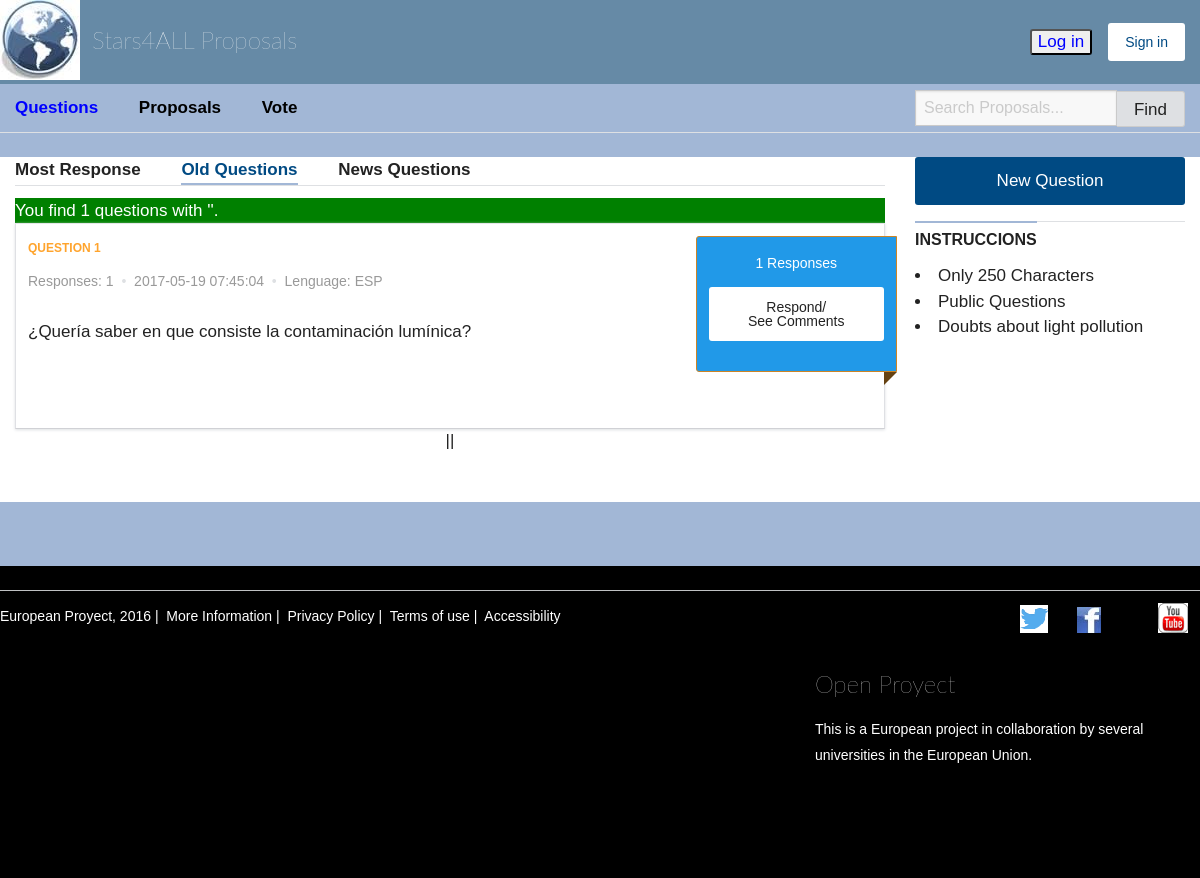
The page /QuestBusc.php on the database its author committed.
### tables this page shows
CREATE TABLE `preguntas` (
  `Id_Pregunta` int(11) NOT NULL,
  `Cuerpo_Pregunta` varchar(250) NOT NULL,
  `Idioma` char(3) NOT NULL,
  `N_Respuestas` int(11) NOT NULL DEFAULT '0',
  `Fecha_Creacion` timestamp NOT NULL DEFAULT CURRENT_TIMESTAMP
);

### QuestBusc.php (the view, shortened to what this page needs)
<?php
$cantidad_resultados_por_pagina = 10;
if (isset($_GET["pagina"])) {
	if (is_string($_GET["pagina"])) {
		 if (is_numeric($_GET["pagina"])) {
			 if ($_GET["pagina"] == 1) {
				 header("Location: QuestBusc.php?search=".$_GET["search"]."");
				 die();
			 } else {
				 $pagina = $_GET["pagina"];
				 $search = $_GET["search"];
			};
		 } else {
			 header("Location: QuestBusc.php?search=".$_GET["search"]."");
			die();
		 };
	};
} else {
	$pagina = 1;
	if (isset($_GET["search"])) {
	$search = $_GET["search"];}
	else{$search = $_POST['search'];}
};
$empezar_desde = ($pagina-1) * $cantidad_resultados_por_pagina;
?>
<!DOCTYPE html>
<html lang="es" data-current-user-id="" class="turbolinks-progress-bar"><head><meta http-equiv="Content-Type" content="text/html; charset=UTF-8">
    <link rel="stylesheet" media="screen" href="./css/application-53523c481b0762fedc07b8a19a71a8c4f5c06ebe0617a04e0a8b14e6861d4d2b.css">
</head>
  <body>
    <div class="wrapper">
      <header >
 <div class="row">
    <div class="top-bar">
      <div id="responsive-menu">
        <div class="top-bar-title">
          <a class="hide-for-small-only" accesskey="/" href="./Main.php">
            <img class="hide-for-small-only float-left" src="./css/logo_header-7ffa742c7ffca6e7c1090ee66359b54816619563ddb615f4eaec882e9e1026ea.png" width="80" height="80">
               Stars4ALL Proposals
</a>        </div>
        <div class="top-bar-right">
          <ul class="menu">
  <li>
    <form <?php if ($_SESSION['login']==1){ echo 'style="display:none;"'; } ?> method="post" action="./Main.php" >
	<input style="color:blue;" type="submit" name="commit1" value="Log in">
	</form>
  </li>
  <li>
    <a <?php if ($_SESSION['login']==1){ echo 'style="display:none;"'; } ?> class="button" href="./Registrarse.php">Sign in</a>
  </li>
          </ul>
        </div>
      </div>
    </div>
  </div>
  <div class="subnavigation expanded">
    <div class="row">
      <div class="hide-for-small-only">
        <div class="small-12 medium-9 column">
  <ul>
      <li>
        <a accesskey="d" style="color:blue" href="./Debates.php">Questions</a>
      </li>
    <li>
      <a accesskey="p" style="color:black" href="./PropuestasCiudadanas.php">Proposals</a>
    </li>
    <li>
      <a accesskey="v" style="color:black" href="./PropuestasCiudadanasV.php">Vote</a>
    </li>
  </ul>
</div>
        <div class="small-12 medium-3 column">
            <div id="search_form" class="search-form-header">
  <form action="./QuestBusc.php" accept-charset="UTF-8" method="post"><input name="utf8" type="hidden" value="✓">
    <div class="input-group">
      <input type="text" name="search" placeholder="Search Proposals..." class="input-group-field" value="">
      <div class="input-group-button">
        <button type="submit" class="button" title="Buscar">
          Find
        </button>
      </div>
    </div>
</form></div>
        </div>
      </div>
    </div>
  </div>
</header>
<main>
  <div class="wrap row">
    <div id="proposals" class="proposals-list small-12 medium-9 column">
      <section class="submenu">
    <a class="" href="./Debates.php">Most Response</a>
    <a class="active" href="./DebatesTopOld.php">Old Questions</a>
    <a class="" href="./DebatesTopNew.php">News Questions</a>
</section>
  <div id="proposals-list">
  <?php
$obtener_todo_BD = "SELECT * FROM preguntas WHERE Cuerpo_Pregunta LIKE '%$search%'";
$consulta_todo = mysql_query($obtener_todo_BD);
$total_registros = mysql_num_rows($consulta_todo);
$consulta_resultados = mysql_query("
SELECT Id_Pregunta,Cuerpo_Pregunta,Idioma,N_Respuestas,Fecha_Creacion
FROM preguntas WHERE Cuerpo_Pregunta LIKE '%$search%' ORDER BY N_Respuestas DESC
LIMIT $empezar_desde, $cantidad_resultados_por_pagina");
Echo "<div style=background-color:green;color:white> You find $total_registros questions with '$search'. </div>";
?>
<?php while($datos = mysql_fetch_array($consulta_resultados)){
	$variable1=$datos['Cuerpo_Pregunta'];
	$variable2=$datos['Id_Pregunta'];
	$variable3=$datos['Idioma'];
	$variable4=$datos['Fecha_Creacion'];
	$variable5=$datos['N_Respuestas'];?>
<div id="proposal_13745" class="proposal clear " data-type="proposal">
  <div class="panel">
    <div class="row">
      <div class="small-12 medium-9 column">
        <div class="proposal-content">
            <span class="label-proposal float-left">Question <?php echo $variable2 ?></span>
            <br>
			<p class="proposal-info">
              <span>Responses: <?php echo $variable5; ?></span>
              <span class="bullet">&nbsp;•&nbsp;</span>
              <?php echo $variable4; ?>
				<span class="bullet">&nbsp;•&nbsp;</span>
                <span class="idioma">
                  Lenguage: <?php echo $variable3; ?>
                </span>
            </p>
			<br>
            <div class="proposal-description">
              <p><?php echo $variable1 ?></p>
              <div class="truncate"></div>
            </div>
        </div>
      </div>
      <div id="proposal_13745_votes" class="small-12 medium-3 column">
          <div class="text-center">
            <div class="supports">
  <div  class="in-favor">
  <span class="total-supports">
      <?php echo $variable5;?> Responses
    </span>
      <a class="button button-support small expanded" title="Responder esta pregunta" data-remote="true" href="./VerPreg.php?variable1=<?php echo $variable1 ?>&variable2=<?php echo $variable2 ?>">
	  Respond/<br>
	  See Comments
</a>
</div>
</div>
          </div>
      </div>
    </div>
  </div>
</div>
<?php
};
?>
<div class="pagination-centered">
    <nav>
<?php
if ($total_registros<>0) {
echo "<li style='list-style:none;text-align: center;' center;=''>";
echo "||";
echo "</li>";
} ?>
    </nav>
  </div>
      </div>
    </div>
    <div class="small-12 medium-3 column">
      <aside class="margin-bottom">
        <a class="button expanded" href="./CrearQuest.php">New Question</a>
            <div id="tag-cloud" class="tag-cloud">
  <div class="sidebar-divider"></div>
  <h3 class="sidebar-title">Instruccions</h3>
  <br>
  <li>Only 250 Characters</li>
  <li>Public Questions</li>
  <li>Doubts about light pollution</li>
      </aside>
    </div>
  </div>
</main>
      <div class="push"></div>
    </div>
    <div class="footer">
      <footer>
	<div class="row">
  <div class="subfooter row">
    <div class="small-12 medium-8 column">
      <p>
        European Proyect, 2016&nbsp;|&nbsp;
        <a target="_blank" href="./Construccion.html">More Information</a>&nbsp;|&nbsp;
        <a target="_blank" href="./Construccion.html">Privacy Policy</a>&nbsp;|&nbsp;
        <a target="_blank" href="./CondicionesUSO.html">Terms of use</a>&nbsp;|&nbsp;
        <a target="_blank" href="./Construccion.html">Accessibility</a>
      </p>
    </div>
    <div class="small-12 medium-4 column social">
      <div class="text-right">
        <ul>
            <li class="inline-block">
              <a target="_blank" title="Twitter (se abre en ventana nueva)" href="https://twitter.com/stars4all_es">
                <span class="icon-twitter" aria-hidden="true"></span>
</a>            </li>
            <li class="inline-block">
              <a target="_blank" title="Facebook (se abre en ventana nueva)" href="https://es-la.facebook.com/stars4all/?ref=page_internal">
                <span class="icon-facebook" aria-hidden="true"></span>
</a>            </li>
            <li class="inline-block">
            </li>
            <li class="inline-block">
              <a target="_blank" title="YouTube (se abre en ventana nueva)" href="https://www.youtube.com/.../UCIYulJmvihMGfRB2SsUkDpQ">
                <span class="icon-youtube" aria-hidden="true"></span>
</a>            </li>
        </ul>
      </div>
    </div>
  </div>
      <div class="small-12 large-4 column">
      <h1 class="logo">
        <a href="./Main.php">Open Proyect</a>
      </h1>
      <p class="info">
	  This is a European project in collaboration by several universities in the European Union.
      </p>
    </div>
</footer>
    </div>
</body></html>

### rows shown on the page
preguntas: Id_Pregunta "1", N_Respuestas "1", Fecha_Creacion "2017-05-19 07:45:04", Idioma "ESP", Cuerpo_Pregunta "¿Quería saber en que consiste la contaminación lumínica?"

### other values the page prints
$total_registros "1"
